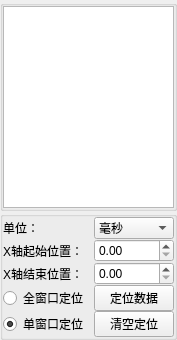
<?xml version="1.0" encoding="UTF-8"?>
<ui version="4.0">
 <class>dataTableWig</class>
 <widget class="QWidget" name="dataTableWig">
  <property name="geometry">
   <rect>
    <x>0</x>
    <y>0</y>
    <width>177</width>
    <height>340</height>
   </rect>
  </property>
  <property name="windowTitle">
   <string>Form</string>
  </property>
  <layout class="QGridLayout" name="gridLayout_3">
   <property name="leftMargin">
    <number>0</number>
   </property>
   <property name="topMargin">
    <number>0</number>
   </property>
   <property name="rightMargin">
    <number>0</number>
   </property>
   <property name="bottomMargin">
    <number>0</number>
   </property>
   <property name="spacing">
    <number>0</number>
   </property>
   <item row="0" column="0">
    <widget class="QGroupBox" name="groupBox">
     <property name="title">
      <string/>
     </property>
     <layout class="QGridLayout" name="gridLayout">
      <property name="leftMargin">
       <number>0</number>
      </property>
      <property name="topMargin">
       <number>0</number>
      </property>
      <property name="rightMargin">
       <number>0</number>
      </property>
      <property name="bottomMargin">
       <number>0</number>
      </property>
      <property name="spacing">
       <number>0</number>
      </property>
      <item row="1" column="0">
       <widget class="QTableWidget" name="tableWidget"/>
      </item>
     </layout>
    </widget>
   </item>
   <item row="1" column="0">
    <widget class="QGroupBox" name="groupBox_2">
     <property name="title">
      <string/>
     </property>
     <layout class="QGridLayout" name="gridLayout_4">
      <property name="leftMargin">
       <number>0</number>
      </property>
      <property name="topMargin">
       <number>0</number>
      </property>
      <property name="rightMargin">
       <number>0</number>
      </property>
      <property name="bottomMargin">
       <number>0</number>
      </property>
      <property name="spacing">
       <number>0</number>
      </property>
      <item row="1" column="1">
       <layout class="QGridLayout" name="gridLayout_2">
        <property name="spacing">
         <number>0</number>
        </property>
        <item row="1" column="2">
         <widget class="QComboBox" name="comboBox">
          <property name="currentIndex">
           <number>1</number>
          </property>
          <item>
           <property name="text">
            <string>秒</string>
           </property>
          </item>
          <item>
           <property name="text">
            <string>毫秒</string>
           </property>
          </item>
          <item>
           <property name="text">
            <string>微秒</string>
           </property>
          </item>
          <item>
           <property name="text">
            <string>纳秒</string>
           </property>
          </item>
         </widget>
        </item>
        <item row="4" column="0" colspan="2">
         <widget class="QLabel" name="label_2">
          <property name="text">
           <string>X轴结束位置：</string>
          </property>
          <property name="alignment">
           <set>Qt::AlignLeading|Qt::AlignLeft|Qt::AlignVCenter</set>
          </property>
         </widget>
        </item>
        <item row="8" column="0">
         <widget class="QRadioButton" name="radioButton_Oneglobar">
          <property name="text">
           <string>单窗口定位</string>
          </property>
          <property name="checked">
           <bool>true</bool>
          </property>
         </widget>
        </item>
        <item row="7" column="0">
         <widget class="QRadioButton" name="radioButton_globar">
          <property name="text">
           <string>全窗口定位</string>
          </property>
         </widget>
        </item>
        <item row="8" column="2">
         <widget class="QPushButton" name="btnClearTracer">
          <property name="text">
           <string>清空定位</string>
          </property>
         </widget>
        </item>
        <item row="3" column="0" colspan="2">
         <widget class="QLabel" name="label">
          <property name="text">
           <string>X轴起始位置：</string>
          </property>
          <property name="alignment">
           <set>Qt::AlignLeading|Qt::AlignLeft|Qt::AlignVCenter</set>
          </property>
         </widget>
        </item>
        <item row="7" column="2">
         <widget class="QPushButton" name="btn_locatorData">
          <property name="text">
           <string>定位数据</string>
          </property>
         </widget>
        </item>
        <item row="1" column="0">
         <widget class="QLabel" name="label_3">
          <property name="text">
           <string>单位：</string>
          </property>
         </widget>
        </item>
        <item row="3" column="2">
         <widget class="QDoubleSpinBox" name="doubleSpinBox_start"/>
        </item>
        <item row="4" column="2">
         <widget class="QDoubleSpinBox" name="doubleSpinBox_end"/>
        </item>
       </layout>
      </item>
     </layout>
    </widget>
   </item>
  </layout>
 </widget>
 <resources/>
 <connections/>
</ui>
